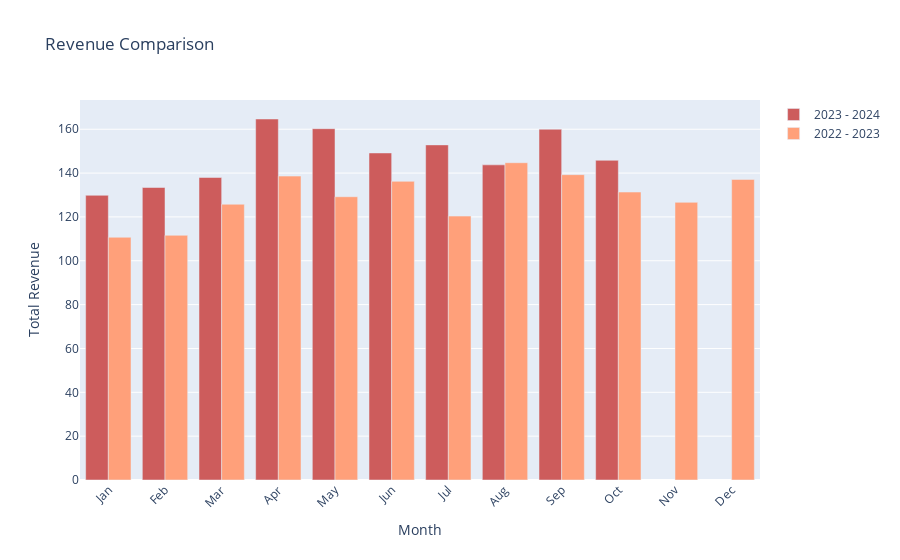

Notebook source saved alongside this figure:
### Code cell
import plotly.graph_objects as go
current_financial_year_data, previous_financial_year_data, financial_year_start , financial_year_end  = get_current_financial_year()
# Extract revenue data for current and previous financial years
combined_data = pd.concat([current_financial_year_data.assign(year='Current Financial Year'), 
                           previous_financial_year_data.assign(year='Previous Financial Year')])
current_year_revenue = combined_data.loc[combined_data['year'] == 'Current Financial Year', 'gross_total']
previous_year_revenue = combined_data.loc[combined_data['year'] == 'Previous Financial Year', 'gross_total']

# List of months
months = ['Jan', 'Feb', 'Mar', 'Apr', 'May', 'Jun',
          'Jul', 'Aug', 'Sep', 'Oct', 'Nov', 'Dec']

# Create side-by-side bar charts
fig = go.Figure()
fig.add_trace(go.Bar(
    x=months,
    y=current_year_revenue,
    name=f'{financial_year_start.year } - {financial_year_start.year + 1} ',
    marker_color='indianred'
))
fig.add_trace(go.Bar(
    x=months,
    y=previous_year_revenue,
    name=f'{financial_year_start.year - 1 } - {financial_year_start.year} ',
    marker_color='lightsalmon'
))

# Modify the tickangle of the xaxis for better readability
fig.update_layout(barmode='group', xaxis_tickangle=-45)

# Update figure layout and show the plot
fig.update_layout(title='Revenue Comparison',
                  xaxis_title='Month',
                  yaxis_title='Total Revenue',)
fig.show()

### Figure 1 — Plotly figure (JSON) as saved in the notebook; plotly's stock layout.template omitted (floating-point values rounded to 4 significant figures)
{"data": [{"marker": {"color": "indianred"}, "name": "2023 - 2024 ", "type": "bar", "x": ["Jan", "Feb", "Mar", "Apr", "May", "Jun", "Jul", "Aug", "Sep", "Oct", "Nov", "Dec"], "y": [129.9, 133.4, 138.0, 164.7, 160.2, 149.2, 152.9, 143.8, 160.0, 145.8]}, {"marker": {"color": "lightsalmon"}, "name": "2022 - 2023 ", "type": "bar", "x": ["Jan", "Feb", "Mar", "Apr", "May", "Jun", "Jul", "Aug", "Sep", "Oct", "Nov", "Dec"], "y": [110.7, 111.6, 125.8, 138.6, 129.2, 136.2, 120.4, 144.7, 139.3, 131.3, 126.7, 137.1]}], "layout": {"barmode": "group", "title": {"text": "Revenue Comparison"}, "xaxis": {"tickangle": -45, "title": {"text": "Month"}}, "yaxis": {"title": {"text": "Total Revenue"}}}}
